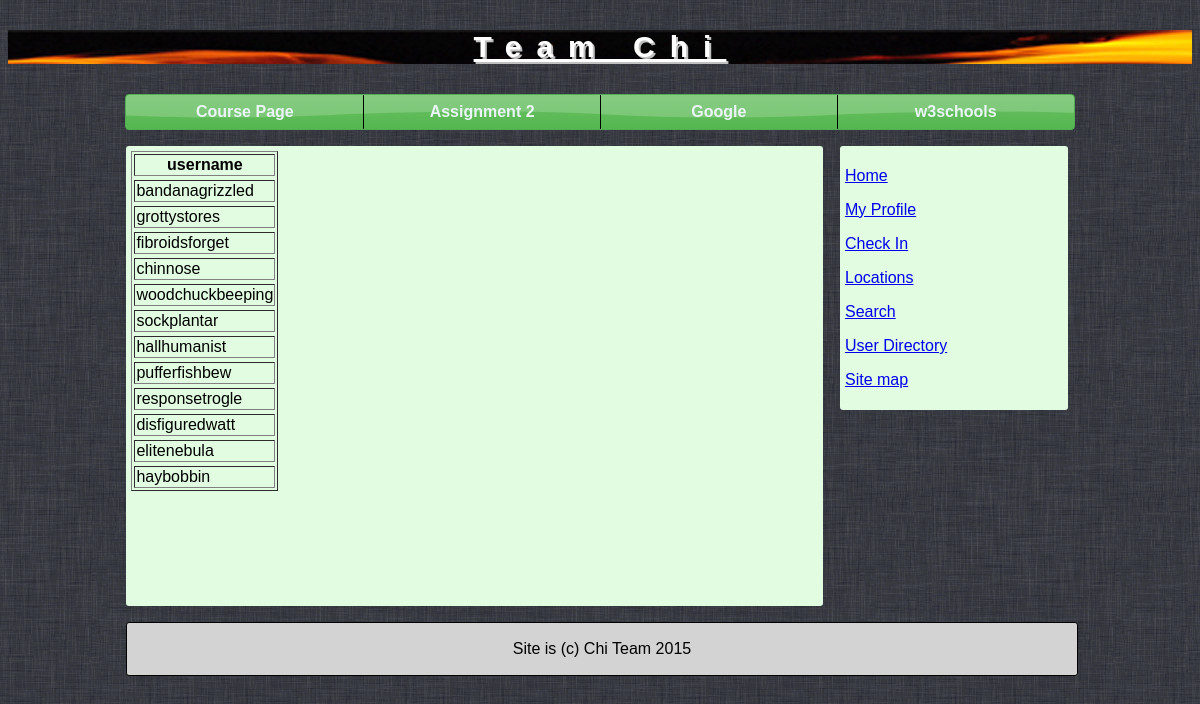
The page /lostusrnm.php on the database its author committed.
### tables this page shows
CREATE TABLE `users` (
  `userId` int(11) NOT NULL AUTO_INCREMENT,
  `username` varchar(16) NOT NULL,
  `password` varchar(16) NOT NULL,
  PRIMARY KEY (`userId`)
);

### lostusrnm.php (the view, shortened to what this page needs)
<!DOCTYPE html>
<html lang="en-US">
    <head>
        <link rel="stylesheet" href="css/jquery-ui.min.css">
        <link rel="stylesheet" href="css/chi.css">
    </head>
    <body>
    	<header>
            <p>Team Chi</p>
        </header>
        <nav>
                <ul class="ui-widget-header ui-corner-all">
                <li><a href="http://cs.sjsu.edu/~mak/CS174/index.html">Course Page</a></li>
                <li><a href="http://cs.sjsu.edu/~mak/CS174/assignments/2/Assignment2.pdf">Assignment 2</a></li>
                <li><a href="https://www.google.com/?gws_rd=ssl">Google</a></li>
                <li><a href="http://www.w3schools.com/">w3schools</a></li>
                </ul>
            </nav>
            <sidebar>
                <p><a href="index.html">Home</a></p>
                <p><a href="#">My Profile</a></p>
                <p><a href="#">Check In</a></p>
                <p><a href="#">Locations</a></p>
                <p><a href="#">Search</a></p>
                <p><a href="#">User Directory</a></p>
                <p><a href="#">Site map</a></p>
            </sidebar>
            <main>
            	<?php
                class Lostname
                {
                    private $username;
                    public function getUsername() {return $this->username;}
                }
                function createTableRow(Lostname $l){
                    print "        <tr>\n";
                    print "            <td>" . $l->getUsername()     . "</td>\n";
                    print "        </tr>\n";
                }
                $firstName = filter_input(INPUT_POST, "firstName");
                $lastName  = filter_input(INPUT_POST, "lastName");
                try{
                    $con = new PDO("mysql:host=localhost;dbname=chi", "root", "root");
                    $con->setAttribute(PDO::ATTR_ERRMODE, PDO::ERRMODE_EXCEPTION);
                    $query =   "SELECT username
                                FROM users
                                NATURAL JOIN profiles";
                    print "    <table border='1'>\n";
                    $result = $con->query($query);
                    $row = $result->fetch(PDO::FETCH_ASSOC);
                    print "            <tr>\n";
                    foreach ($row as $field => $value) {
                            print "                <th>$field</th>\n";
                    }
                    print "            </tr>\n";
                    if ((strlen($firstName) > 0) && (strlen($lastName) > 0)){
                        $query =   "SELECT username
                                    FROM users
                                    NATURAL JOIN profiles
                                    WHERE profiles.firstName = :firstName
                                    AND profiles.lastName = :lastName";
                        $ps = $con->prepare($query);
                        $ps->bindParam(':firstName', $firstName);
                        $ps->bindParam(':lastName', $lastName);
                    }
                    else{
                        $ps = $con->prepare($query);
                    }
                    $ps->execute();
                    $ps->setFetchMode(PDO::FETCH_CLASS, "Lostname");
                    while($lost = $ps->fetch()){
                        print "        <tr>\n";
                        createTableRow($lost);
                        print "        </tr>\n";
                    }
                    print "    </table>\n";
                }
                catch(PDOException $ex) {
                    echo 'ERROR: '.$ex->getMessage();
                }
                ?>
            </main>
            <footer>
                <p>Site is (c) Chi Team 2015</p>
            </footer>
    </body>
</html>

### css/chi.css (style rules this page uses)
body { font-family: Verdana, Arial, sans-serif; background-image: url("../images/IehB7.png"); }
header { background-image: url("../images/dh2.jpg"); }
header p { color: white; text-align: center; text-decoration: underline; font-size: 30px; font-weight: bold; letter-spacing: 15px; text-shadow:2px 2px #c0c0c0; }
nav ul { width: 80%; display:table; margin: 1em auto; padding:0; border-radius: 3px; }
nav a { text-decoration: none; }
nav li { display: table-cell; width: 10%; text-align: center; vertical-align: middle; border-left: solid black 1.5px; }
nav li:first-child { border: 0px; }
nav li a { display: block; padding: 0.5em 0; }
main { position: relative; width: 58%; left: 10%; margin-bottom: 1em; padding: 5px; min-height: 450px; border-radius: 3px; background-color: #e1fce0; }
sidebar { position: absolute; width: 18.2%; left: 70%; margin-bottom: 3em; padding: 5px; border-radius: 3px; background-color: #e1fce0; color: black; }
footer { margin-left: 10%; width:80%; padding: 1px; position: relative; background-color: LightGray; border-radius: 3px; border-style: solid; border-color: black; border-width: 1.5px; text-align: center; }

### rows shown on the page
users: username "bandanagrizzled"
users: username "grottystores"
users: username "fibroidsforget"
users: username "chinnose"
users: username "woodchuckbeeping"
users: username "sockplantar"
users: username "hallhumanist"
users: username "pufferfishbew"
users: username "responsetrogle"
users: username "disfiguredwatt"
users: username "elitenebula"
users: username "haybobbin"

### other values the page prints
$field "username"
